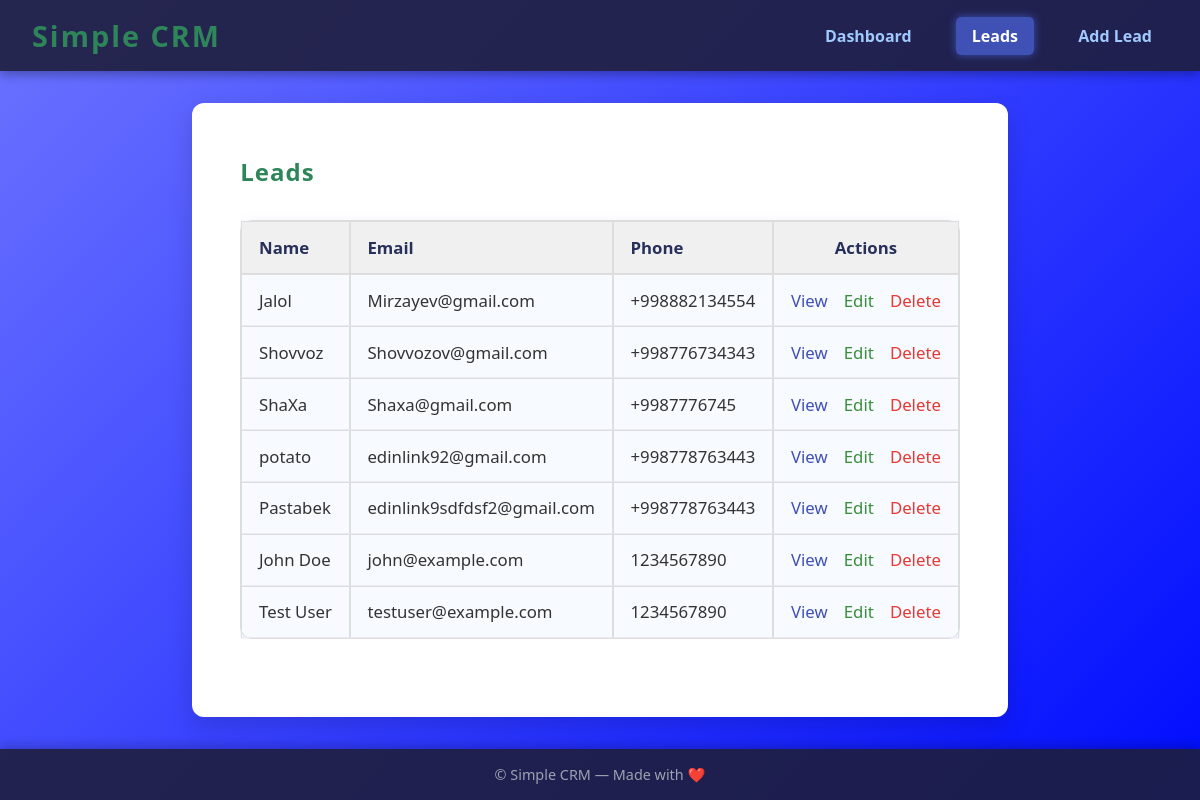
Before: /leads with the older database file.
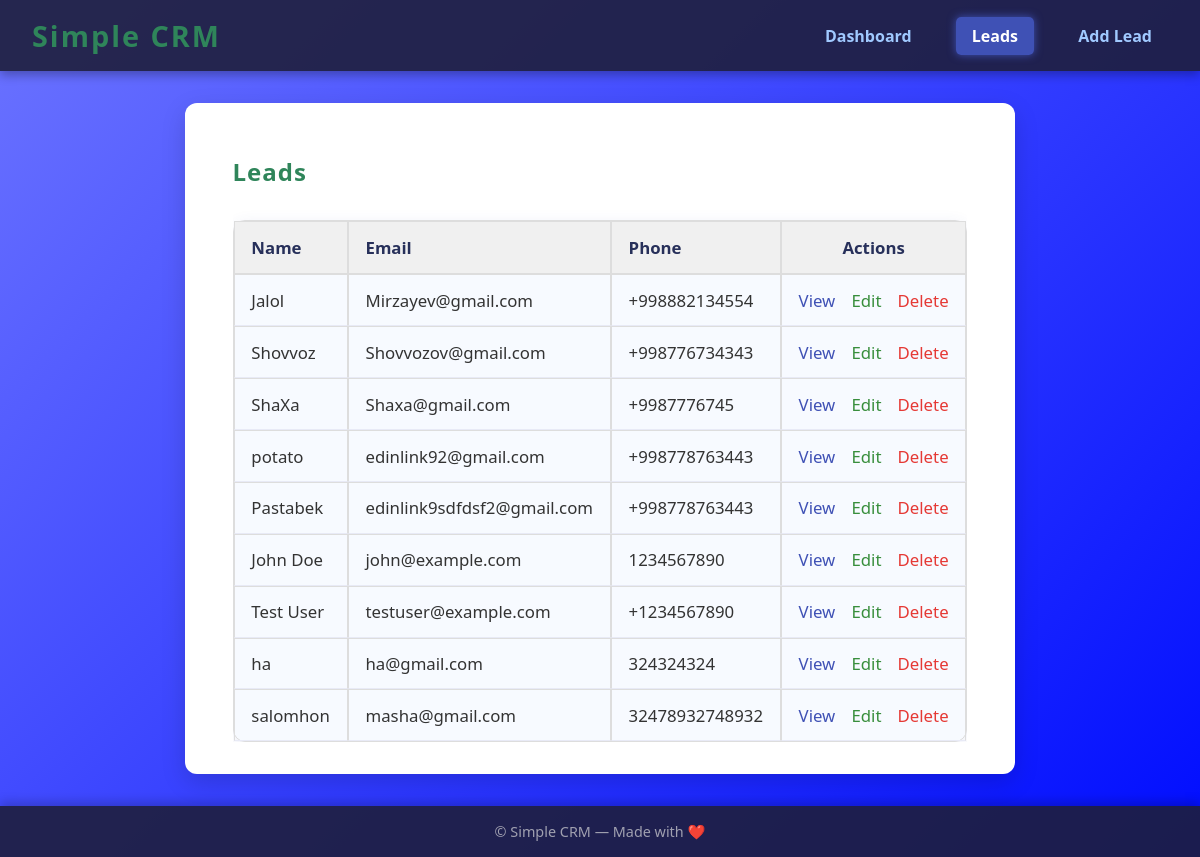
After: the same page with the newer database file.
### app/models/lead.py (models this page shows)
class Lead(Base):
    __tablename__ = "leads"
    id = Column(Integer, primary_key=True, index=True)
    name = Column(String, nullable=False)
    email = Column(String, unique=True, index=True, nullable=False)
    phone = Column(String, nullable=True)

### app/api/leads.py (the view)
@router.get("/leads")
def list_leads(request: Request, db: Session = Depends(get_db)):
    leads = get_all_leads(db)
    return templates.TemplateResponse("leads/list.html", {"request": request, "leads": leads})

### app/templates/leads/list.html (shortened to what this page needs)
{% extends "base.html" %}
{% block content %}
    <h2 style="margin-bottom: 1rem; letter-spacing: 1px;">Leads</h2>
    {% if leads %}
        <div style="overflow-x: auto;">
        <table style="
            width: 100%;
            border-collapse: separate;
            border-spacing: 0;
            background: #f7faff;
            border-radius: 12px;
            box-shadow: 0 4px 16px rgba(60,80,180,0.10);
            font-size: 1.05rem;
            ">
            <thead>
                <tr style="background: #e3e8ff;">
                    <th style="padding: 0.85em 1em; text-align: left; font-weight: 600; color: #27305a;">Name</th>
                    <th style="padding: 0.85em 1em; text-align: left; font-weight: 600; color: #27305a;">Email</th>
                    <th style="padding: 0.85em 1em; text-align: left; font-weight: 600; color: #27305a;">Phone</th>
                    <th style="padding: 0.85em 1em; text-align: center; font-weight: 600; color: #27305a;">Actions</th>
                </tr>
            </thead>
            <tbody>
                {% for lead in leads %}
                <tr style="transition: background 0.2s;">
                    <td style="padding: 0.8em 1em; border-bottom: 1px solid #e8eaf6;">{{ lead.name }}</td>
                    <td style="padding: 0.8em 1em; border-bottom: 1px solid #e8eaf6;">{{ lead.email }}</td>
                    <td style="padding: 0.8em 1em; border-bottom: 1px solid #e8eaf6;">{{ lead.phone or "N/A" }}</td>
                    <td style="padding: 0.8em 1em; border-bottom: 1px solid #e8eaf6; text-align: center;">
                        <a href="/leads/{{ lead.id }}"
                            style="color: #3f51b5; text-decoration: none; font-weight: 500; margin-right: 0.7em; transition: color 0.2s;">
                            View
                        </a>
                        <a href="/leads/{{ lead.id }}/edit"
                            style="color: #388e3c; text-decoration: none; font-weight: 500; margin-right: 0.7em; transition: color 0.2s;">
                            Edit
                        </a>
                        <a href="/leads/{{ lead.id }}/delete"
                            style="color: #e53935; text-decoration: none; font-weight: 500; transition: color 0.2s;"
                            onclick="return confirm('Are you sure you want to delete this lead?');">
                            Delete
                        </a>
                    </td>
                </tr>
                {% endfor %}
            </tbody>
        </table>
        </div>
    {% else %}
        <div style="background: #fff8e1; color: #9e7700; border-radius: 8px; padding: 1.5em; box-shadow: 0 2px 8px rgba(60,80,180,0.06);">
            <p>No leads found. <a href="/leads/add" style="color: #3f51b5; font-weight: 500;">Add a lead</a>.</p>
        </div>
    {% endif %}
{% endblock %}

### app/templates/base.html (shortened to what this page needs)
<!DOCTYPE html>
<html lang="en">
<head>
    <link rel="stylesheet" href="/static/css/style.css" />
</head>
<body>
    <header>
        <h1>Simple CRM</h1>
        <nav>
            <a href="/" class="{% if request.url.path == '/' %}active{% endif %}">Dashboard</a>
            <a href="/leads" class="{% if request.url.path.startswith('/leads') and request.url.path != '/leads/add' %}active{% endif %}">Leads</a>
            <a href="/leads/add" class="{% if request.url.path == '/leads/add' %}active{% endif %}">Add Lead</a>
        </nav>
    </header>
    <main class="container">
        {% block content %}{% endblock %}
    </main>
    <footer>
        &copy; {{ current_year }} Simple CRM — Made with ❤️
    </footer>
</body>
</html>

### app/static/css/style.css (style rules this page uses)
body { font-family: Arial, sans-serif; background-color: #f4f6f8; margin: 0; padding: 0; color: #333; }
header { background-color: #2f855a; color: white; padding: 1rem; text-align: center; }
main { padding: 2rem; }
.container { max-width: 800px; margin: auto; background: white; padding: 2rem; border-radius: 8px; box-shadow: 0 0 10px rgba(0, 0, 0, 0.1); }
h1, h2, h3 { color: #2f855a; }
a { color: #2f855a; text-decoration: none; }
table { width: 100%; border-collapse: collapse; margin-top: 1rem; }
table, th, td { border: 1px solid #ddd; }
th, td { padding: 0.75rem; text-align: left; }
th { background-color: #f0f0f0; }

### app/templates/base.html (style rules this page uses)
body { background: linear-gradient(135deg, #6b73ff 0%, #000dff 100%); color: #f0f0f5; min-height: 100vh; display: flex; flex-direction: column; margin: 0; font-family: 'Segoe UI', Tahoma, Geneva, Verdana, sans-serif; }
header { background-color: rgba(30, 30, 60, 0.9); padding: 1rem 2rem; box-shadow: 0 4px 10px rgba(0, 0, 0, 0.3); display: flex; justify-content: space-between; align-items: center; }
header h1 { margin: 0; font-weight: 700; font-size: 1.8rem; letter-spacing: 2px; }
nav a { color: #a0c9ff; text-decoration: none; font-weight: 600; margin-left: 1.5rem; padding: 0.5rem 1rem; border-radius: 5px; transition: background-color 0.3s ease, color 0.3s ease; }
nav a:hover, nav a.active { background-color: #3f51b5; color: white; box-shadow: 0 0 8px #3f51b5; }
main.container { flex: 1; background: white; color: #333; max-width: 900px; margin: 2rem auto; padding: 2rem 3rem; border-radius: 12px; box-shadow: 0 8px 24px rgba(0, 0, 0, 0.15); }
footer { text-align: center; padding: 1rem; background: rgba(30, 30, 60, 0.9); color: #a0a0b0; font-size: 0.9rem; box-shadow: 0 -4px 10px rgba(0, 0, 0, 0.2); }

Changed rows visible on the page:
changed Lead "Test User": phone "1234567890" → "+1234567890"
added Lead: name "ha", email "ha@gmail.com", phone "324324324"
added Lead: name "salomhon", email "masha@gmail.com", phone "32478932748932"
